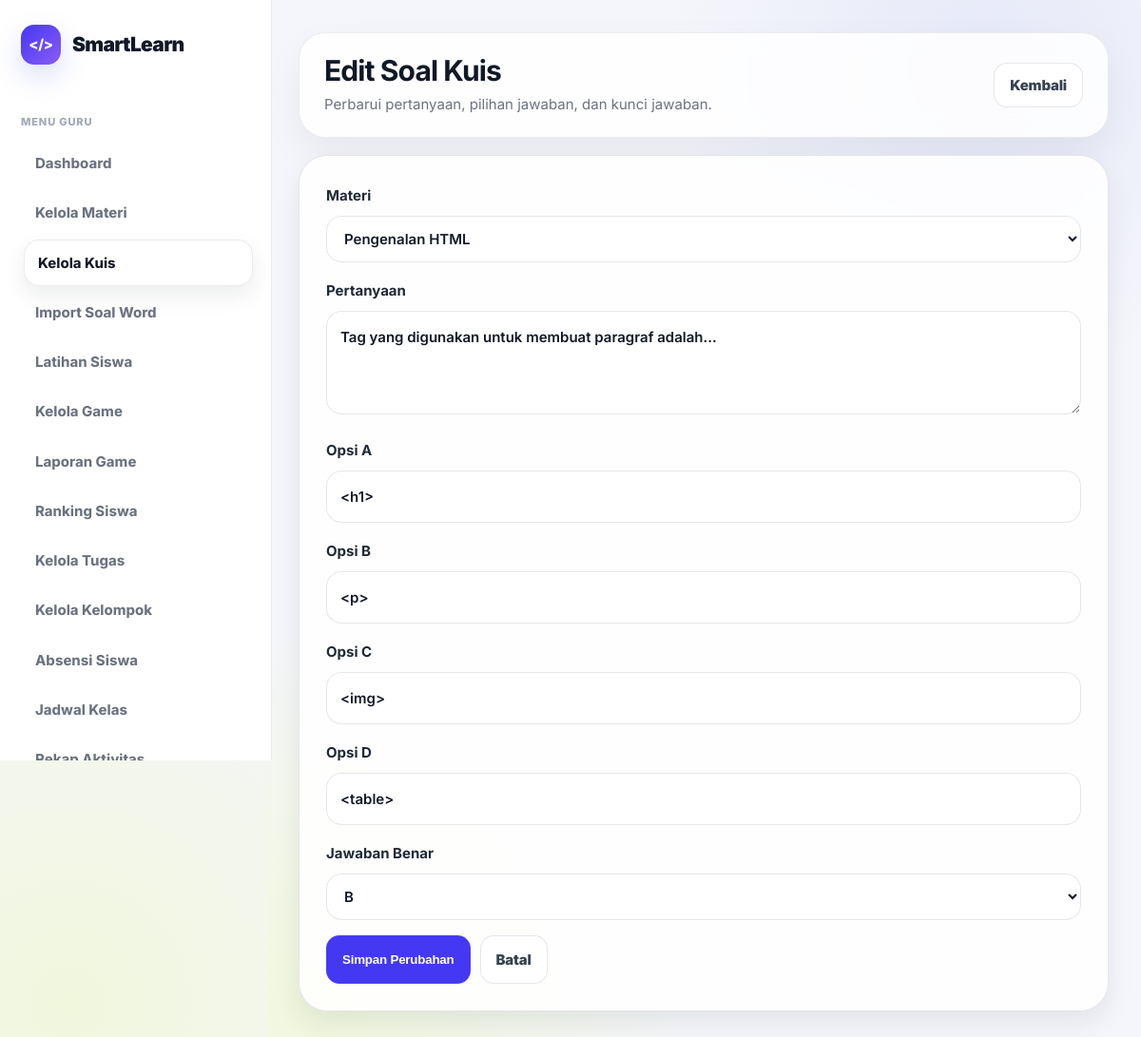
/pages/guru/edit_kuis.php?id=2 (signed in), run on the app's committed database.
### tables this page shows
CREATE TABLE IF NOT EXISTS ui_settings (
    id_setting INT AUTO_INCREMENT PRIMARY KEY,
    app_name VARCHAR(100) NOT NULL DEFAULT 'SmartLearn',
    logo_icon VARCHAR(20) NOT NULL DEFAULT '</>',
    primary_color VARCHAR(20) NOT NULL DEFAULT '#4438f2',
    accent_color VARCHAR(20) NOT NULL DEFAULT '#d8ff3e',
    sidebar_color VARCHAR(20) NOT NULL DEFAULT '#151923',
    radius_size INT NOT NULL DEFAULT 30,
    updated_at TIMESTAMP DEFAULT CURRENT_TIMESTAMP ON UPDATE CURRENT_TIMESTAMP
);

CREATE TABLE kuis (
    id_kuis INT AUTO_INCREMENT PRIMARY KEY,
    id_materi INT NOT NULL,
    pertanyaan TEXT NOT NULL,
    opsi_a VARCHAR(255) NOT NULL,
    opsi_b VARCHAR(255) NOT NULL,
    opsi_c VARCHAR(255) NOT NULL,
    opsi_d VARCHAR(255) NOT NULL,
    jawaban_benar ENUM('A','B','C','D') NOT NULL,
    FOREIGN KEY (id_materi) REFERENCES materi(id_materi) ON DELETE CASCADE
);

CREATE TABLE materi (
    id_materi INT AUTO_INCREMENT PRIMARY KEY,
    judul_materi VARCHAR(150) NOT NULL,
    deskripsi TEXT,
    isi_materi TEXT NOT NULL,
    contoh_kode TEXT,
    urutan INT DEFAULT 1,
    created_at TIMESTAMP DEFAULT CURRENT_TIMESTAMP
);

### includes/ui_settings.php (called while the page is built, shortened)
<?php
$ui = [
    'app_name' => 'SmartLearn',
    'logo_icon' => 'SL',
    'primary_color' => '#5b6ee1',
    'accent_color' => '#d8ff3e',
    'sidebar_color' => '#ffffff',
    'radius_size' => 24,
    'font_family' => 'Inter, Arial, sans-serif',
    'font_size' => 15,
    'text_color' => '#1f2937',
    'heading_color' => '#111827',
    'panel_color' => '#ffffff',
    'theme_template' => 'smartlearn_clean'
];
if (isset($koneksi)) {
    $ui_query = @mysqli_query($koneksi, "SELECT * FROM ui_settings WHERE id_setting=1");
    if ($ui_query && mysqli_num_rows($ui_query) > 0) {
        $db_ui = mysqli_fetch_assoc($ui_query);
        foreach ($db_ui as $key => $value) {
            if ($value !== null && $value !== '') {
                $ui[$key] = $value;
            }
        }
    }
}
$ui_app_name = $ui['app_name'] ?? 'SmartLearn';
$ui_logo_icon = $ui['logo_icon'] ?? 'SL';
?>

### pages/guru/edit_kuis.php (the view, shortened to what this page needs)
<?php
include "../../config/koneksi.php";
$id = intval($_GET['id'] ?? 0);
$q = mysqli_query($koneksi, "SELECT * FROM kuis WHERE id_kuis=$id");
$data = mysqli_fetch_assoc($q);
$materi = mysqli_query($koneksi, "SELECT * FROM materi ORDER BY urutan ASC");
?>
<!DOCTYPE html>
<html lang="id">
<head>
    <link rel="stylesheet" href="../../assets/css/style.css">
</head>
<body>
<div class="dashboard-layout">
    <?php include "sidebar.php"; ?>
    <main class="main">
        <div class="topbar">
            <div>
                <h1>Edit Soal Kuis</h1>
                <p>Perbarui pertanyaan, pilihan jawaban, dan kunci jawaban.</p>
            </div>
            <a href="kelola_kuis.php" class="btn btn-outline">Kembali</a>
        </div>
        <form method="POST" class="lesson-box">
            <div class="form-group">
                <label>Materi</label>
                <select name="id_materi" class="form-control" required>
                    <?php while($m = mysqli_fetch_assoc($materi)): ?>
                        <option value="<?= $m['id_materi']; ?>" <?= $m['id_materi'] == $data['id_materi'] ? 'selected' : ''; ?>>
                            <?= $m['judul_materi']; ?>
                        </option>
                    <?php endwhile; ?>
                </select>
            </div>
            <div class="form-group">
                <label>Pertanyaan</label>
                <textarea name="pertanyaan" class="form-control" rows="3" required><?= htmlspecialchars($data['pertanyaan']); ?></textarea>
            </div>
            <div class="form-group"><label>Opsi A</label><input type="text" name="opsi_a" class="form-control" value="<?= htmlspecialchars($data['opsi_a']); ?>" required></div>
            <div class="form-group"><label>Opsi B</label><input type="text" name="opsi_b" class="form-control" value="<?= htmlspecialchars($data['opsi_b']); ?>" required></div>
            <div class="form-group"><label>Opsi C</label><input type="text" name="opsi_c" class="form-control" value="<?= htmlspecialchars($data['opsi_c']); ?>" required></div>
            <div class="form-group"><label>Opsi D</label><input type="text" name="opsi_d" class="form-control" value="<?= htmlspecialchars($data['opsi_d']); ?>" required></div>
            <div class="form-group">
                <label>Jawaban Benar</label>
                <select name="jawaban_benar" class="form-control" required>
                    <option value="B" <?= $data['jawaban_benar'] == 'B' ? 'selected' : ''; ?>>B</option>
                </select>
            </div>
            <div class="page-actions">
                <button type="submit" name="update" class="btn btn-primary">Simpan Perubahan</button>
                <a href="kelola_kuis.php" class="btn btn-outline">Batal</a>
            </div>
        </form>
    </main>
</div>
</body>
</html>

### pages/guru/sidebar.php (shortened to what this page needs)
<?php
$currentPage = basename($_SERVER['PHP_SELF']);
include_once "../../includes/ui_settings.php";
?>
<aside class="sidebar">
    <div class="logo">
        <div class="logo-icon"><?= htmlspecialchars($ui_logo_icon); ?></div>
        <span><?= htmlspecialchars($ui_app_name); ?></span>
    </div>
    <div class="menu">
        <div class="menu-title">Menu Guru</div>
        <a class="<?= $currentPage == 'dashboard.php' ? 'active' : ''; ?>" href="dashboard.php">Dashboard</a>
        <a class="<?= in_array($currentPage, ['kelola_materi.php','edit_materi.php']) ? 'active' : ''; ?>" href="kelola_materi.php">Kelola Materi</a>
        <a class="<?= in_array($currentPage, ['kelola_kuis.php','edit_kuis.php']) ? 'active' : ''; ?>" href="kelola_kuis.php">Kelola Kuis</a>
        <a class="<?= $currentPage == 'import_soal_word.php' ? 'active' : ''; ?>" href="import_soal_word.php">Import Soal Word</a>
        <a class="<?= $currentPage == 'latihan_siswa.php' ? 'active' : ''; ?>" href="latihan_siswa.php">Latihan Siswa</a>
        <a class="<?= in_array($currentPage, ['kelola_game.php','edit_game_question.php']) ? 'active' : ''; ?>" href="kelola_game.php">Kelola Game</a>
        <a class="<?= $currentPage == 'laporan_game.php' ? 'active' : ''; ?>" href="laporan_game.php">Laporan Game</a>
        <a class="<?= $currentPage == 'ranking.php' ? 'active' : ''; ?>" href="ranking.php">Ranking Siswa</a>
        <a class="<?= in_array($currentPage, ['kelola_tugas.php','penilaian_tugas.php']) ? 'active' : ''; ?>" href="kelola_tugas.php">Kelola Tugas</a>
        <a class="<?= $currentPage == 'kelola_kelompok.php' ? 'active' : ''; ?>" href="kelola_kelompok.php">Kelola Kelompok</a>
        <a class="<?= $currentPage == 'absensi.php' ? 'active' : ''; ?>" href="absensi.php">Absensi Siswa</a>
        <a class="<?= $currentPage == 'jadwal.php' ? 'active' : ''; ?>" href="jadwal.php">Jadwal Kelas</a>
        <a class="<?= $currentPage == 'rekap_aktivitas.php' ? 'active' : ''; ?>" href="rekap_aktivitas.php">Rekap Aktivitas</a>
    </div>
</aside>

### data on the page
ui_settings: logo_icon "</>", app_name "SmartLearn"
kuis: id_materi "Pengenalan HTML", pertanyaan "Tag yang digunakan untuk membuat paragraf adalah...", opsi_a "<h1>", opsi_b "<p>", opsi_c "<img>", opsi_d "<table>", jawaban_benar "B"
